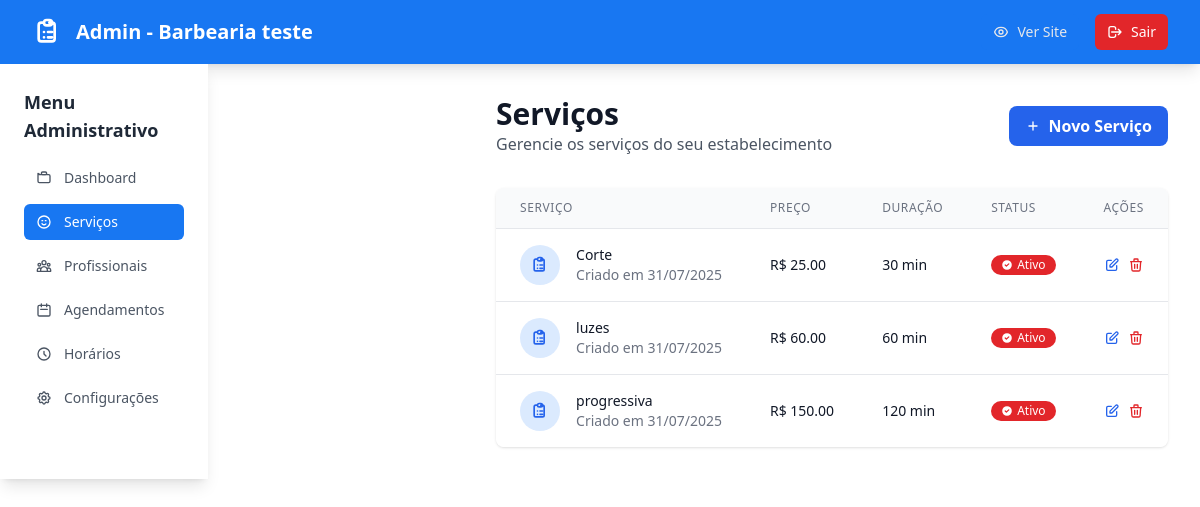
Page /barbearia-teste/admin/servicos/ (signed in) on the committed database.
### barbearias/models.py (models this page shows, shortened)
class Barbearia(models.Model):
    nome = models.CharField(max_length=200)
    endereco = models.TextField()
    telefone = models.CharField(max_length=20)
    email_notificacoes = models.EmailField(blank=True, null=True, help_text="Email para receber notificações de novos agendamentos")
    slug = models.SlugField(unique=True, max_length=200)
    usuario = models.OneToOneField(User, on_delete=models.CASCADE)
    ativa = models.BooleanField(default=True)
    criada_em = models.DateTimeField(auto_now_add=True)
    class Meta:
        verbose_name = "Estabelecimento"
        verbose_name_plural = "Estabelecimentos"

class Servico(models.Model):
    nome = models.CharField(max_length=200)
    preco = models.DecimalField(max_digits=8, decimal_places=2)
    duracao_minutos = models.PositiveIntegerField(help_text="Duração do serviço em minutos")
    barbearia = models.ForeignKey(Barbearia, on_delete=models.CASCADE, related_name='servicos')
    ativo = models.BooleanField(default=True)
    criado_em = models.DateTimeField(auto_now_add=True)
    class Meta:
        verbose_name = "Serviço"
        verbose_name_plural = "Serviços"

### barbearias/views.py (the view)
    def _wrapped_view(request, slug, *args, **kwargs):
        if not request.user.is_authenticated:
            messages.info(request, 'Faça login para acessar a área administrativa.')
            return redirect('barbearias:admin_login', slug=slug)
        try:
            barbearia = Barbearia.objects.get(slug=slug, ativa=True)
            if barbearia.usuario != request.user:
                messages.error(request, 'Você não tem permissão para acessar esta barbearia.')
                logout(request)
                return redirect('barbearias:admin_login', slug=slug)
        except Barbearia.DoesNotExist:
            messages.error(request, 'Barbearia não encontrada.')
            return redirect('barbearias:redirect_to_default')
        return view_func(request, slug, *args, **kwargs)

### barbearias/views.py (called while the page is built)
def barbeiro_required(view_func):
    def _wrapped_view(request, slug, *args, **kwargs):
        if not request.user.is_authenticated:
            messages.info(request, 'Faça login para acessar a área administrativa.')
            return redirect('barbearias:admin_login', slug=slug)
        try:
            barbearia = Barbearia.objects.get(slug=slug, ativa=True)
            if barbearia.usuario != request.user:
                messages.error(request, 'Você não tem permissão para acessar esta barbearia.')
                logout(request)
                return redirect('barbearias:admin_login', slug=slug)
        except Barbearia.DoesNotExist:
            messages.error(request, 'Barbearia não encontrada.')
            return redirect('barbearias:redirect_to_default')
        return view_func(request, slug, *args, **kwargs)
    return _wrapped_view

@barbeiro_required
def admin_servicos_lista(request, slug):
    barbearia = Barbearia.objects.get(slug=slug, ativa=True)
    servicos = barbearia.servicos.all().order_by('nome')
    context = {
        'barbearia': barbearia,
        'servicos': servicos,
    }
    return render(request, 'barbearias/admin/servicos_lista.html', context)

### templates/barbearias/admin/servicos_lista.html (shortened to what this page needs)
{% extends 'barbearias/admin/base_admin.html' %}
{% block content %}
<div class="max-w-7xl mx-auto">
    <div class="flex justify-between items-center mb-8">
        <div>
            <h1 class="text-3xl font-bold text-gray-900">Serviços</h1>
            <p class="text-gray-600">Gerencie os serviços do seu estabelecimento</p>
        </div>
        <a href="{% url 'barbearias:admin_servico_criar' barbearia.slug %}"
           class="bg-blue-600 text-white px-4 py-2 rounded-lg font-semibold hover:bg-blue-700 transition-colors flex items-center">
            <svg class="w-4 h-4 mr-2" fill="none" stroke="currentColor" viewBox="0 0 24 24">
                <path stroke-linecap="round" stroke-linejoin="round" stroke-width="2" d="M12 6v6m0 0v6m0-6h6m-6 0H6"></path>
            </svg>
            Novo Serviço
        </a>
    </div>
    {% if servicos %}
        <div class="hidden md:block bg-white rounded-lg shadow overflow-hidden">
            <table class="min-w-full divide-y divide-gray-200">
                <thead class="bg-gray-50">
                    <tr>
                        <th class="px-6 py-3 text-left text-xs font-medium text-gray-500 uppercase tracking-wider">
                            Serviço
                        </th>
                        <th class="px-6 py-3 text-left text-xs font-medium text-gray-500 uppercase tracking-wider">
                            Preço
                        </th>
                        <th class="px-6 py-3 text-left text-xs font-medium text-gray-500 uppercase tracking-wider">
                            Duração
                        </th>
                        <th class="px-6 py-3 text-left text-xs font-medium text-gray-500 uppercase tracking-wider">
                            Status
                        </th>
                        <th class="px-6 py-3 text-left text-xs font-medium text-gray-500 uppercase tracking-wider">
                            Ações
                        </th>
                    </tr>
                </thead>
                <tbody class="bg-white divide-y divide-gray-200">
                    {% for servico in servicos %}
                        <tr class="hover:bg-gray-50">
                            <td class="px-6 py-4 whitespace-nowrap">
                                <div class="flex items-center">
                                    <div class="flex-shrink-0 h-10 w-10">
                                        <div class="h-10 w-10 rounded-full bg-blue-100 flex items-center justify-center">
                                        </div>
                                    </div>
                                    <div class="ml-4">
                                        <div class="text-sm font-medium text-gray-900">{{ servico.nome }}</div>
                                        <div class="text-sm text-gray-500">Criado em {{ servico.criado_em|date:"d/m/Y" }}</div>
                                    </div>
                                </div>
                            </td>
                            <td class="px-6 py-4 whitespace-nowrap">
                                <div class="text-sm font-medium text-gray-900">R$ {{ servico.preco }}</div>
                            </td>
                            <td class="px-6 py-4 whitespace-nowrap">
                                <div class="text-sm text-gray-900">{{ servico.duracao_minutos }} min</div>
                            </td>
                            <td class="px-6 py-4 whitespace-nowrap">
                                {% if servico.ativo %}
                                    <span class="inline-flex items-center px-2.5 py-0.5 rounded-full text-xs font-medium text-white" style="background-color: #E2262A;">
                                        <svg class="w-3 h-3 mr-1" fill="currentColor" viewBox="0 0 20 20">
                                            <path fill-rule="evenodd" d="M10 18a8 8 0 100-16 8 8 0 000 16zm3.707-9.293a1 1 0 00-1.414-1.414L9 10.586 7.707 9.293a1 1 0 00-1.414 1.414l2 2a1 1 0 001.414 0l4-4z" clip-rule="evenodd"></path>
                                        </svg>
                                        Ativo
                                    </span>
                                {% endif %}
                            </td>
                            <td class="px-6 py-4 whitespace-nowrap text-sm font-medium">
                                <div class="flex space-x-2">
                                    <a href="{% url 'barbearias:admin_servico_editar' barbearia.slug servico.id %}"
                                       class="text-blue-600 hover:text-blue-900 transition-colors">
                                        <svg class="w-4 h-4" fill="none" stroke="currentColor" viewBox="0 0 24 24">
                                            <path stroke-linecap="round" stroke-linejoin="round" stroke-width="2" d="M11 5H6a2 2 0 00-2 2v11a2 2 0 002 2h11a2 2 0 002-2v-5m-1.414-9.414a2 2 0 112.828 2.828L11.828 15H9v-2.828l8.586-8.586z"></path>
                                        </svg>
                                    </a>
                                    <a href="{% url 'barbearias:admin_servico_deletar' barbearia.slug servico.id %}"
                                       class="text-white transition-colors" style="color: #E2262A;">
                                        <svg class="w-4 h-4" fill="none" stroke="currentColor" viewBox="0 0 24 24">
                                            <path stroke-linecap="round" stroke-linejoin="round" stroke-width="2" d="M19 7l-.867 12.142A2 2 0 0116.138 21H7.862a2 2 0 01-1.995-1.858L5 7m5 4v6m4-6v6m1-10V4a1 1 0 00-1-1h-4a1 1 0 00-1 1v3M4 7h16"></path>
                                        </svg>
                                    </a>
                                </div>
                            </td>
                        </tr>
                    {% endfor %}
                </tbody>
            </table>
        </div>
        {% endif %}
    </div>
</div>
{% endblock %}

### templates/barbearias/admin/base_admin.html (shortened to what this page needs)
<!DOCTYPE html>
<html lang="pt-br">
<head>
    <script src="https://cdn.tailwindcss.com"></script>
</head>
<body class="min-h-screen" style="background-color: #FFFFFF;">
    <nav class="text-white shadow-lg" style="background-color: #1877F2;">
        <div class="max-w-7xl mx-auto px-4 sm:px-6 lg:px-8">
            <div class="flex justify-between items-center h-16">
                <div class="flex items-center">
                    <a href="{% url 'barbearias:admin_dashboard' barbearia.slug %}" class="flex items-center text-white hover:text-gray-200 transition-colors">
                        <span class="text-xl font-bold">Admin - {{ barbearia.nome }}</span>
                    </a>
                </div>
                <div class="flex items-center space-x-4">
                    <a href="{% url 'barbearias:mini_site' barbearia.slug %}"
                       class="flex items-center px-3 py-2 rounded-md text-sm font-medium text-gray-200 hover:text-white hover:bg-blue-700 transition-colors" style="background-color: #1877F2;">
                        Ver Site
                    </a>
                    <a href="{% url 'barbearias:admin_logout' barbearia.slug %}"
                       class="flex items-center px-3 py-2 rounded-md text-sm font-medium text-white transition-colors" style="background-color: #E2262A;">
                        <svg class="w-4 h-4 mr-2" fill="none" stroke="currentColor" viewBox="0 0 24 24">
                            <path stroke-linecap="round" stroke-linejoin="round" stroke-width="2" d="M17 16l4-4m0 0l-4-4m4 4H7m6 4v1a3 3 0 01-3 3H6a3 3 0 01-3-3V7a3 3 0 013-3h4a3 3 0 013 3v1"></path>
                        </svg>
                        Sair
                    </a>
                </div>
            </div>
        </div>
    </nav>
    <div class="flex">
        <div id="sidebar" class="fixed inset-y-0 left-0 w-64 bg-white shadow-lg transform -translate-x-full transition-transform duration-300 ease-in-out z-50 lg:relative lg:translate-x-0 lg:block">
            <div class="p-6">
                <h3 class="text-lg font-semibold text-gray-800 mb-4">Menu Administrativo</h3>
                <nav class="space-y-2">
                    <a href="{% url 'barbearias:admin_dashboard' barbearia.slug %}"
                       class="flex items-center px-3 py-2 rounded-md text-sm font-medium {% if request.resolver_match.url_name == 'admin_dashboard' %}text-white{% else %}text-gray-600 hover:text-white{% endif %} transition-colors" style="background-color: {% if request.resolver_match.url_name == 'admin_dashboard' %}#1877F2{% else %}transparent{% endif %};">
                        Dashboard
                    </a>
                    <a href="{% url 'barbearias:admin_servicos_lista' barbearia.slug %}"
                       class="flex items-center px-3 py-2 rounded-md text-sm font-medium {% if 'servico' in request.resolver_match.url_name %}text-white{% else %}text-gray-600 hover:text-white{% endif %} transition-colors" style="background-color: {% if 'servico' in request.resolver_match.url_name %}#1877F2{% else %}transparent{% endif %};">
                        <svg class="w-4 h-4 mr-3" fill="none" stroke="currentColor" viewBox="0 0 24 24">
                            <path stroke-linecap="round" stroke-linejoin="round" stroke-width="2" d="M14.828 14.828a4 4 0 01-5.656 0M9 10h1m4 0h1m-6 4h.01M21 12a9 9 0 11-18 0 9 9 0 0118 0z"></path>
                        </svg>
                        Serviços
                    </a>
                    <a href="{% url 'barbearias:admin_profissionais_lista' barbearia.slug %}"
                       class="flex items-center px-3 py-2 rounded-md text-sm font-medium {% if 'profissional' in request.resolver_match.url_name %}text-white{% else %}text-gray-600 hover:text-white{% endif %} transition-colors" style="background-color: {% if 'profissional' in request.resolver_match.url_name %}#1877F2{% else %}transparent{% endif %};">
                        Profissionais
                    </a>
                    <a href="{% url 'barbearias:admin_agendamentos_lista' barbearia.slug %}"
                       class="flex items-center px-3 py-2 rounded-md text-sm font-medium {% if 'agendamento' in request.resolver_match.url_name %}text-white{% else %}text-gray-600 hover:text-white{% endif %} transition-colors" style="background-color: {% if 'agendamento' in request.resolver_match.url_name %}#1877F2{% else %}transparent{% endif %};">
                        <svg class="w-4 h-4 mr-3" fill="none" stroke="currentColor" viewBox="0 0 24 24">
                            <path stroke-linecap="round" stroke-linejoin="round" stroke-width="2" d="M8 7V3m8 4V3m-9 8h10M5 21h14a2 2 0 002-2V7a2 2 0 00-2-2H5a2 2 0 00-2 2v12a2 2 0 002 2z"></path>
                        </svg>
                        Agendamentos
                    </a>
                    <a href="{% url 'barbearias:admin_horarios_funcionamento' barbearia.slug %}"
                       class="flex items-center px-3 py-2 rounded-md text-sm font-medium {% if 'horarios' in request.resolver_match.url_name %}text-white{% else %}text-gray-600 hover:text-white{% endif %} transition-colors" style="background-color: {% if 'horarios' in request.resolver_match.url_name %}#1877F2{% else %}transparent{% endif %};">
                        <svg class="w-4 h-4 mr-3" fill="none" stroke="currentColor" viewBox="0 0 24 24">
                            <path stroke-linecap="round" stroke-linejoin="round" stroke-width="2" d="M12 8v4l3 3m6-3a9 9 0 11-18 0 9 9 0 0118 0z"></path>
                        </svg>
                        Horários
                    </a>
                    <a href="{% url 'barbearias:admin_configuracoes' barbearia.slug %}"
                       class="flex items-center px-3 py-2 rounded-md text-sm font-medium {% if 'configuracoes' in request.resolver_match.url_name %}text-white{% else %}text-gray-600 hover:text-white{% endif %} transition-colors" style="background-color: {% if 'configuracoes' in request.resolver_match.url_name %}#1877F2{% else %}transparent{% endif %};">
                        Configurações
                    </a>
                </nav>
            </div>
        </div>
        <div class="flex-1 p-8 lg:ml-64">
            {% block content %}
            {% endblock %}
        </div>
</body>

### rows in the picture
Barbearia: nome "Barbearia teste"
Servico: nome "Corte", criado_em "31/07/2025", preco "25.00", duracao_minutos "30", ativo True (drawn)
Servico: nome "luzes", criado_em "31/07/2025", preco "60.00", duracao_minutos "60", ativo True (drawn)
Servico: nome "progressiva", criado_em "31/07/2025", preco "150.00", duracao_minutos "120", ativo True (drawn)
